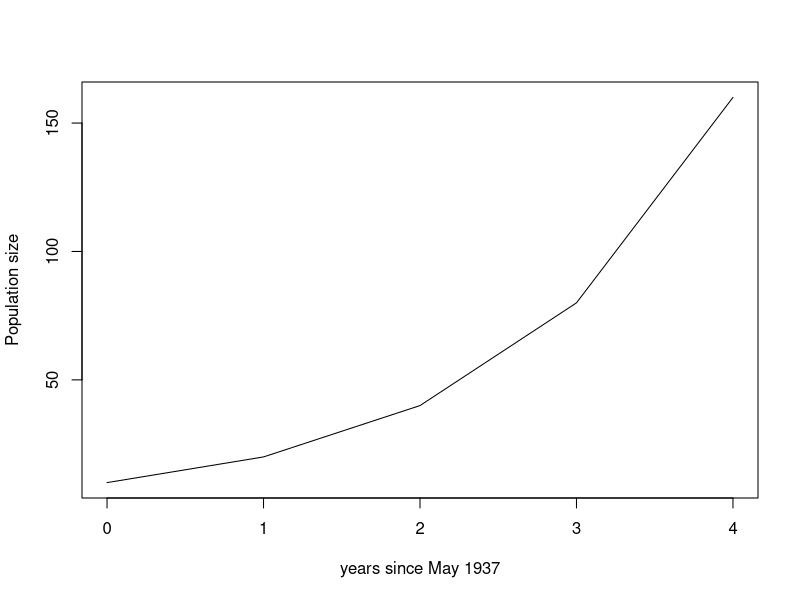
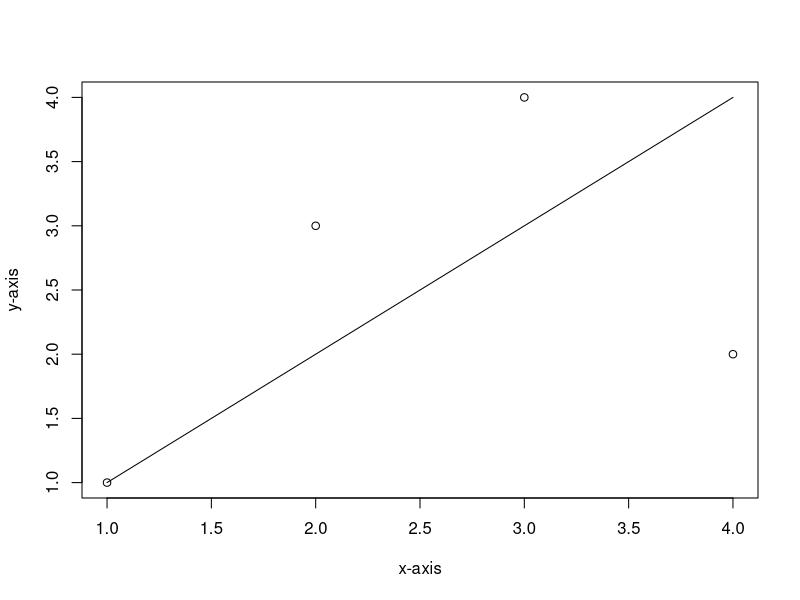
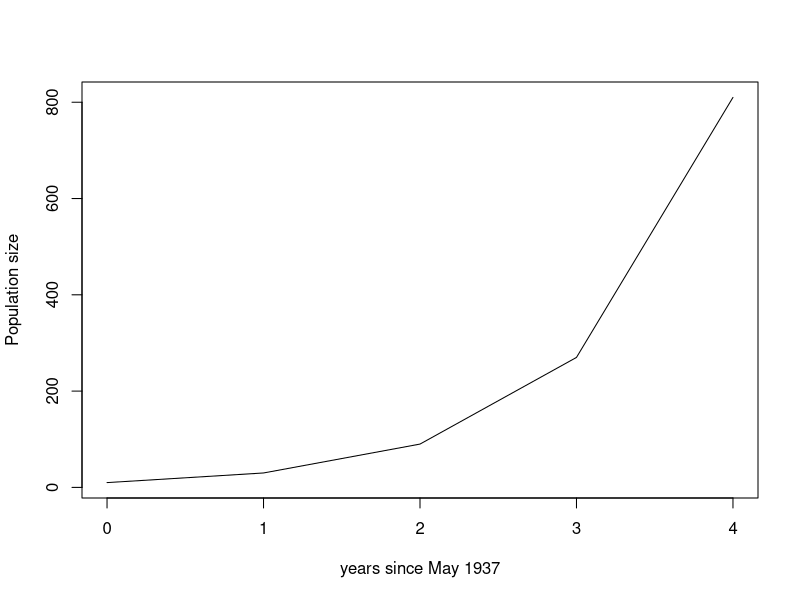

Write the R code that produced these figures, in order.
## ---- chunk 1
lambda <- 2
N0 <- 10
df <- data.frame(time = 0, popn.size = 10)
for(t in seq(1,4,1)){
  val <- N0*lambda^t
  new.result <- data.frame(time = t, popn.size = val)
  df <- rbind(df, new.result)
}
plot(df$time, df$popn.size, typ = "l", xlab = "years since May 1937", ylab = "Population size")
## ---- chunk 2
plot(seq(1,4), c(1,3,4,2), ylab = "y-axis", xlab = "x-axis")
lines(seq(1,4), seq(1,4))
## ---- chunk 3
lambda <- 3
N0 <- 10
df <- data.frame(time = 0, popn.size = 10)
for(t in seq(1,4,1)){
  val <- N0*lambda^t
  new.result <- data.frame(time = t, popn.size = val)
  df <- rbind(df, new.result)
}
plot(df$time, df$popn.size, typ = "l", xlab = "years since May 1937", ylab = "Population size")
